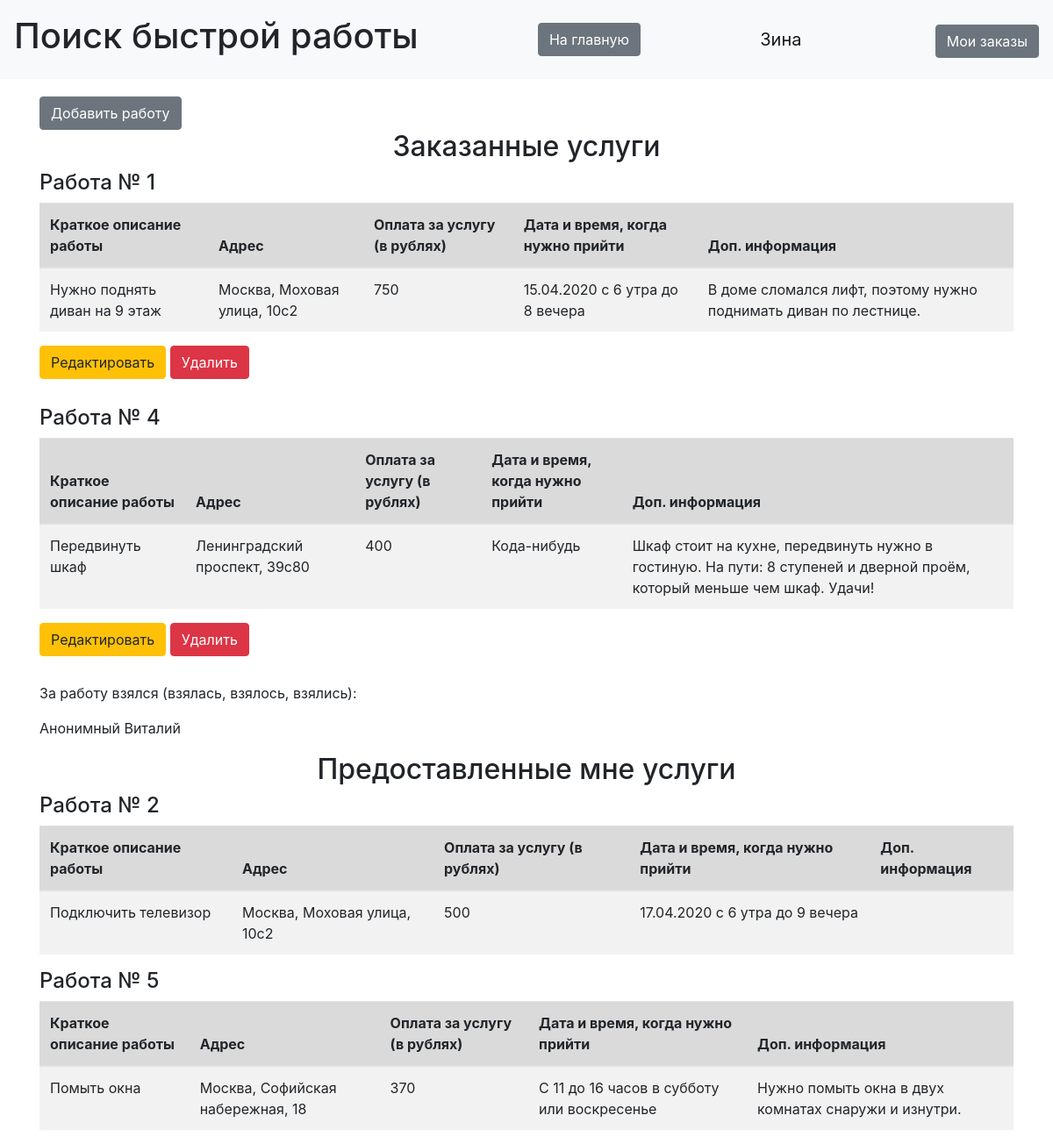
The app's page /myjobs (signed in) with its own data.
### data/users.py (models this page shows, shortened)
class User(SqlAlchemyBase, UserMixin):
    __tablename__ = 'users'
    id = sqlalchemy.Column(sqlalchemy.Integer, primary_key=True, autoincrement=True)
    surname = sqlalchemy.Column(sqlalchemy.String, nullable=True)
    name = sqlalchemy.Column(sqlalchemy.String, nullable=True)
    employment = sqlalchemy.Column(sqlalchemy.String, nullable=True)
    email = sqlalchemy.Column(sqlalchemy.String, index=True, unique=True, nullable=True)
    hashed_password = sqlalchemy.Column(sqlalchemy.String, nullable=True)
    info = sqlalchemy.Column(sqlalchemy.String, nullable=True)
    job = orm.relation("Jobs", back_populates='user')

### data/jobs.py (models this page shows)
class Jobs(SqlAlchemyBase):
    __tablename__ = 'jobs'
    id = sqlalchemy.Column(sqlalchemy.Integer,
                           primary_key=True, autoincrement=True)
    employer = sqlalchemy.Column(sqlalchemy.Integer, sqlalchemy.ForeignKey("users.id"))
    description = sqlalchemy.Column(sqlalchemy.String)
    salary = sqlalchemy.Column(sqlalchemy.Integer)
    address = sqlalchemy.Column(sqlalchemy.String)
    info = sqlalchemy.Column(sqlalchemy.String, nullable=True)
    date = sqlalchemy.Column(sqlalchemy.String)
    coords = sqlalchemy.Column(sqlalchemy.String)
    is_finished = sqlalchemy.Column(sqlalchemy.Boolean, default=False)
    employee = sqlalchemy.Column(sqlalchemy.Integer, default=0)
    user = orm.relation('User')

### data/jobs_api.py (the view)
@blueprint.route("/myjobs")
def myjobs():
    session = db_session.create_session()
    jobs = session.query(Jobs).filter(Jobs.employer == current_user.id, Jobs.is_finished == False).all()
    sp = session.query(User).all()
    users = {}
    for user in sp:
        users[user.id] = user
    jobs_done = session.query(Jobs).filter(Jobs.employer == current_user.id, Jobs.is_finished == True).all()
    return render_template("my_jobs.html", jobs=jobs, users=users, jobs_done=jobs_done)

### data/db_session.py (called while the page is built)
def create_session() -> Session:
    global __factory
    return __factory()

### main.py (called while the page is built)
def main():
    db_session.global_init("db/jobs.db")
    @login_manager.user_loader
    def load_user(user_id):
        session = db_session.create_session()
        return session.query(User).get(user_id)
    app.register_blueprint(jobs_api.blueprint)
    app.register_blueprint(user_api.blueprint)
    @app.errorhandler(404)
    def not_found(error):
        return make_response(jsonify({'error': 'Not found'}), 404)
    app.run()

### templates/my_jobs.html (shortened to what this page needs)
{% extends "base.html" %}
{% block content %}
{% if current_user.is_authenticated and current_user.employment == 'Работодатель' %}
<a href="addjob" class="btn btn-secondary" style="margin-top: 20px">Добавить работу</a>
<h2 align="center">Заказанные услуги</h2>
{% for item in jobs%}
<h4>Работа № {{ item.id }}</h4>
<table class="table table-striped">
    <thead>
    <tr class="table-active">
        <th scope="col">Краткое описание работы</th>
        <th scope="col">Адрес</th>
        <th scope="col">Оплата за услугу (в рублях)</th>
        <th scope="col">Дата и время, когда нужно прийти</th>
        <th scope="col">Доп. информация</th>
    </tr>
    </thead>
    <tbody>
    <tr>
        <td>{{ item.description }}</td>
        <td>{{ item.address }}</td>
        <td>{{ item.salary }}</td>
        <td>{{ item.date }}</td>
        <td>{{ item.info }}</td>
    </tr>
    </tbody>
</table>
<div>
    <a href="/addjob/{{ item.id }}" class="btn btn-warning" style="margin-bottom: 30px">Редактировать</a>
    <a href="/job_delete/{{ item.id }}" class="btn btn-danger" style="margin-bottom: 30px">Удалить</a>
</div>
{% if item.employee != 0 %}
<div>
    <p>За работу взялся (взялась, взялось, взялись):</p>
    <p>{{ users[item.employee].surname }} {{ users[item.employee].name}}</p>
</div>
{% endif %}
{% endfor %}
<h2 align="center">Предоставленные мне услуги</h2>
{% for item in jobs_done %}
<h4>Работа № {{ item.id }}</h4>
<table class="table table-striped">
    <thead>
    <tr class="table-active">
        <th scope="col">Краткое описание работы</th>
        <th scope="col">Адрес</th>
        <th scope="col">Оплата за услугу (в рублях)</th>
        <th scope="col">Дата и время, когда нужно прийти</th>
        <th scope="col">Доп. информация</th>
    </tr>
    </thead>
    <tbody>
    <tr>
        <td>{{ item.description }}</td>
        <td>{{ item.address }}</td>
        <td>{{ item.salary }}</td>
        <td>{{ item.date }}</td>
        <td>{{ item.info }}</td>
    </tr>
    </tbody>
</table>
{% endfor %}
{% endif %}
{% endblock %}

### templates/base.html (shortened to what this page needs)
<!doctype html>
<html lang="en">
<head>
    <link rel="stylesheet" type="text/css" href="/static/css/style.css"/>
    <link rel="stylesheet"
          href="https://stackpath.bootstrapcdn.com/bootstrap/4.4.1/css/bootstrap.min.css"
>
</head>
<body>
<nav class="navbar navbar-light bg-light">
    <h1>Поиск быстрой работы</h1>
    <a href="/" class="btn btn-secondary">На главную</a>
    {% if current_user.is_authenticated %}
    <a class="navbar-brand" href="/logout">{{ current_user.name }}</a>
    <p>
        {% if current_user.is_authenticated and current_user.employment == 'Работодатель' %}
        <a href="/myjobs" class="btn btn-secondary" style="margin-top: 20px">Мои заказы</a>
        {% endif %}
    </p>
    {% else %}
    <p>
        <a class="btn btn-primary " href="/register">Зарегистрироваться</a>
        <a class="btn btn-success" href="/login">Войти</a>
    </p>
    {% endif %}
</nav>
<main role="main" class="container">
    {% block content %}{% endblock %}
</main>
</body>
</html>

### records on screen
User: name "Зина"
Jobs: id "1", description "Нужно поднять диван на 9 этаж", address "Москва, Моховая улица, 10с2", salary "750", date "15.04.2020 с 6 утра до 8 вечера", info "В доме сломался лифт, поэтому нужно поднимать диван по лестнице."
Jobs: id "4", description "Передвинуть шкаф", address "Ленинградский проспект, 39с80", salary "400", date "Кода-нибудь", info "Шкаф стоит на кухне, передвинуть нужно в гостиную. На пути: 8 ступеней и дверной проём, который меньше чем шкаф. Удачи!", employee.surname "Анонимный", employee.name "Виталий"
Jobs: id "2", description "Подключить телевизор", address "Москва, Моховая улица, 10с2", salary "500", date "17.04.2020 с 6 утра до 9 вечера"
Jobs: id "5", description "Помыть окна", address "Москва, Софийская набережная, 18", salary "370", date "С 11 до 16 часов в субботу или воскресенье", info "Нужно помыть окна в двух комнатах снаружи и изнутри."
